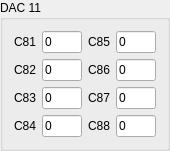
       <widget class="QGroupBox" name="groupBox_17">
        <property name="geometry">
         <rect>
          <x>507</x>
          <y>253</y>
          <width>160</width>
          <height>135</height>
         </rect>
        </property>
        <property name="maximumSize">
         <size>
          <width>170</width>
          <height>150</height>
         </size>
        </property>
        <property name="title">
         <string>DAC 11</string>
        </property>
        <layout class="QGridLayout" name="gridLayout_36">
         <item row="0" column="1" colspan="2">
          <layout class="QVBoxLayout" name="verticalLayout_14">
           <item>
            <layout class="QGridLayout" name="gridLayout_37">
             <item row="1" column="0">
              <widget class="QLabel" name="label_100">
               <property name="text">
                <string>C82</string>
               </property>
              </widget>
             </item>
             <item row="2" column="0">
              <widget class="QLabel" name="label_101">
               <property name="text">
                <string>C83</string>
               </property>
              </widget>
             </item>
             <item row="3" column="0">
              <widget class="QLabel" name="label_102">
               <property name="text">
                <string>C84</string>
               </property>
              </widget>
             </item>
             <item row="0" column="1">
              <widget class="QLineEdit" name="dac11channel81">
               <property name="sizePolicy">
                <sizepolicy hsizetype="Fixed" vsizetype="Fixed">
                 <horstretch>0</horstretch>
                 <verstretch>0</verstretch>
                </sizepolicy>
               </property>
               <property name="maximumSize">
                <size>
                 <width>40</width>
                 <height>16777215</height>
                </size>
               </property>
               <property name="text">
                <string>0</string>
               </property>
              </widget>
             </item>
             <item row="1" column="1">
              <widget class="QLineEdit" name="dac11channel82">
               <property name="sizePolicy">
                <sizepolicy hsizetype="Fixed" vsizetype="Fixed">
                 <horstretch>0</horstretch>
                 <verstretch>0</verstretch>
                </sizepolicy>
               </property>
               <property name="maximumSize">
                <size>
                 <width>40</width>
                 <height>16777215</height>
                </size>
               </property>
               <property name="text">
                <string>0</string>
               </property>
              </widget>
             </item>
             <item row="2" column="1">
              <widget class="QLineEdit" name="dac11channel83">
               <property name="sizePolicy">
                <sizepolicy hsizetype="Fixed" vsizetype="Fixed">
                 <horstretch>0</horstretch>
                 <verstretch>0</verstretch>
                </sizepolicy>
               </property>
               <property name="maximumSize">
                <size>
                 <width>40</width>
                 <height>16777215</height>
                </size>
               </property>
               <property name="text">
                <string>0</string>
               </property>
              </widget>
             </item>
             <item row="3" column="1">
              <widget class="QLineEdit" name="dac11channel84">
               <property name="sizePolicy">
                <sizepolicy hsizetype="Fixed" vsizetype="Fixed">
                 <horstretch>0</horstretch>
                 <verstretch>0</verstretch>
                </sizepolicy>
               </property>
               <property name="maximumSize">
                <size>
                 <width>40</width>
                 <height>16777215</height>
                </size>
               </property>
               <property name="text">
                <string>0</string>
               </property>
              </widget>
             </item>
             <item row="0" column="2">
              <widget class="QLabel" name="label_103">
               <property name="text">
                <string>C85</string>
               </property>
              </widget>
             </item>
             <item row="1" column="2">
              <widget class="QLabel" name="label_104">
               <property name="text">
                <string>C86</string>
               </property>
              </widget>
             </item>
             <item row="2" column="2">
              <widget class="QLabel" name="label_105">
               <property name="text">
                <string>C87</string>
               </property>
              </widget>
             </item>
             <item row="3" column="2">
              <widget class="QLabel" name="label_106">
               <property name="text">
                <string>C88</string>
               </property>
              </widget>
             </item>
             <item row="0" column="3">
              <widget class="QLineEdit" name="dac11channel85">
               <property name="sizePolicy">
                <sizepolicy hsizetype="Fixed" vsizetype="Fixed">
                 <horstretch>0</horstretch>
                 <verstretch>0</verstretch>
                </sizepolicy>
               </property>
               <property name="maximumSize">
                <size>
                 <width>40</width>
                 <height>16777215</height>
                </size>
               </property>
               <property name="text">
                <string>0</string>
               </property>
              </widget>
             </item>
             <item row="1" column="3">
              <widget class="QLineEdit" name="dac11channel86">
               <property name="sizePolicy">
                <sizepolicy hsizetype="Fixed" vsizetype="Fixed">
                 <horstretch>0</horstretch>
                 <verstretch>0</verstretch>
                </sizepolicy>
               </property>
               <property name="maximumSize">
                <size>
                 <width>40</width>
                 <height>16777215</height>
                </size>
               </property>
               <property name="text">
                <string>0</string>
               </property>
              </widget>
             </item>
             <item row="2" column="3">
              <widget class="QLineEdit" name="dac11channel87">
               <property name="sizePolicy">
                <sizepolicy hsizetype="Fixed" vsizetype="Fixed">
                 <horstretch>0</horstretch>
                 <verstretch>0</verstretch>
                </sizepolicy>
               </property>
               <property name="maximumSize">
                <size>
                 <width>40</width>
                 <height>16777215</height>
                </size>
               </property>
               <property name="text">
                <string>0</string>
               </property>
              </widget>
             </item>
             <item row="3" column="3">
              <widget class="QLineEdit" name="dac11channel88">
               <property name="sizePolicy">
                <sizepolicy hsizetype="Fixed" vsizetype="Fixed">
                 <horstretch>0</horstretch>
                 <verstretch>0</verstretch>
                </sizepolicy>
               </property>
               <property name="maximumSize">
                <size>
                 <width>40</width>
                 <height>16777215</height>
                </size>
               </property>
               <property name="text">
                <string>0</string>
               </property>
              </widget>
             </item>
             <item row="0" column="0">
              <widget class="QLabel" name="label_107">
               <property name="text">
                <string>C81</string>
               </property>
              </widget>
             </item>
            </layout>
           </item>
          </layout>
         </item>
        </layout>
       </widget>
